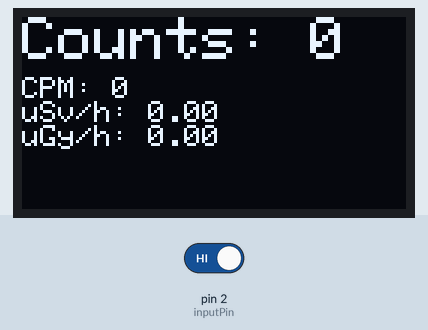
Recording of a sketch running on a simulated Arduino Uno, built with avr-gcc and run on an emulated ATmega328P. Shown: 128×64 one-colour display. The inputs (shaded band) are chosen by the test bench; at power-on: pin 2 (inputPin) HIGH.

Above: at 3.2 s.
3.3 s: pin 2 (inputPin) driven LOW
At 4.5 s:
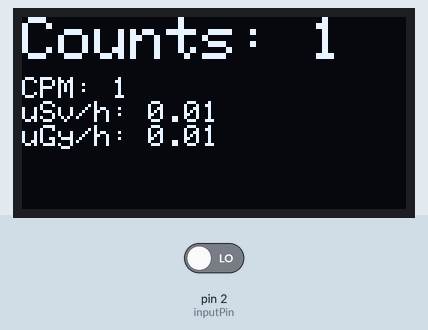
Timing chart, 0 to 6.3 s (numbered marks = the images above; inputs shaded):
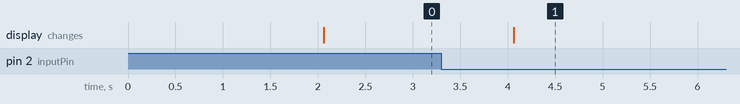

Measured:
- after the input at 3.3 s, the display: changes after 0.76 s (image 1)

The sketch:

GeigerCode.ino
```cpp
//import libraries
#include <SPI.h>
#include <Wire.h>
#include <Adafruit_GFX.h>
#include <Adafruit_SSD1306.h>


//define screen demensions
#define SCREEN_WIDTH 128
#define SCREEN_HEIGHT 64

//create display
Adafruit_SSD1306 display(SCREEN_WIDTH, SCREEN_HEIGHT, &Wire, -1);


volatile unsigned long counts = 0; // every time gieger count clicks
unsigned long cpm = 0;             //Counts per minute (CPM)
unsigned long previousMillis;                            // Time measurement
const int inputPin = 2;                                  // geiger data (on arduino uno use ports 2 or 3)

unsigned long minutes = 1;
unsigned long start = 0;

#define LOG_PERIOD 2000 //Logging period in milliseconds
#define MINUTE_PERIOD 60000

void ISR_impulse() { //runs on ever click
  counts++;
  digitalWrite(3,HIGH);
  delay(5);
  digitalWrite(3,LOW);

}

void setup() {
  //display set up code
  display.clearDisplay();
  int (13, OUTPUT);

  Serial.begin(9600);
  if(!display.begin(SSD1306_SWITCHCAPVCC, 0x3C)) {
    Serial.println(F("SSD1306 allocation failed"));
    for(;;);
  }
  delay(2000);


  pinMode(inputPin, INPUT);                                                // Set pin for capturing Tube events
  interrupts();                                                            // Enable interrupts
  attachInterrupt(digitalPinToInterrupt(inputPin), ISR_impulse, FALLING); // Define interrupt on falling edge
  unsigned long clock1 = millis();
  start = clock1;
}

void loop() {

  unsigned long currentMillis = millis();


  if (currentMillis - previousMillis > LOG_PERIOD) {

    previousMillis = currentMillis;
    minutes = (previousMillis - start) / MINUTE_PERIOD; //determines minutes have passed
    if (minutes < 1) {
      minutes = 1;
  }


    cpm = counts / minutes; //cpm math
    // conversion to sieverts and Gray (micro/hour)
    float sieverts = cpm / 151.0f;
    float Gray = sieverts;

    display.clearDisplay();

    display.setTextSize(1.5);
    display.setTextColor(WHITE);
    display.setCursor(0, 20);
    //make lines to display
    String line0 = "Counts: "+ String(counts);
    String line1 = "CPM: " + String(cpm);
    String line2 = "uSv/h: " + String(sieverts);
    String line3 = "uGy/h: " + String(Gray);
    //display lines
    display.println(line1);
    display.println(line2);
    display.println(line3);
    display.setCursor(0, 0);
    display.setTextSize(2);
    display.println(line0);
    display.display();

  }
}
```
